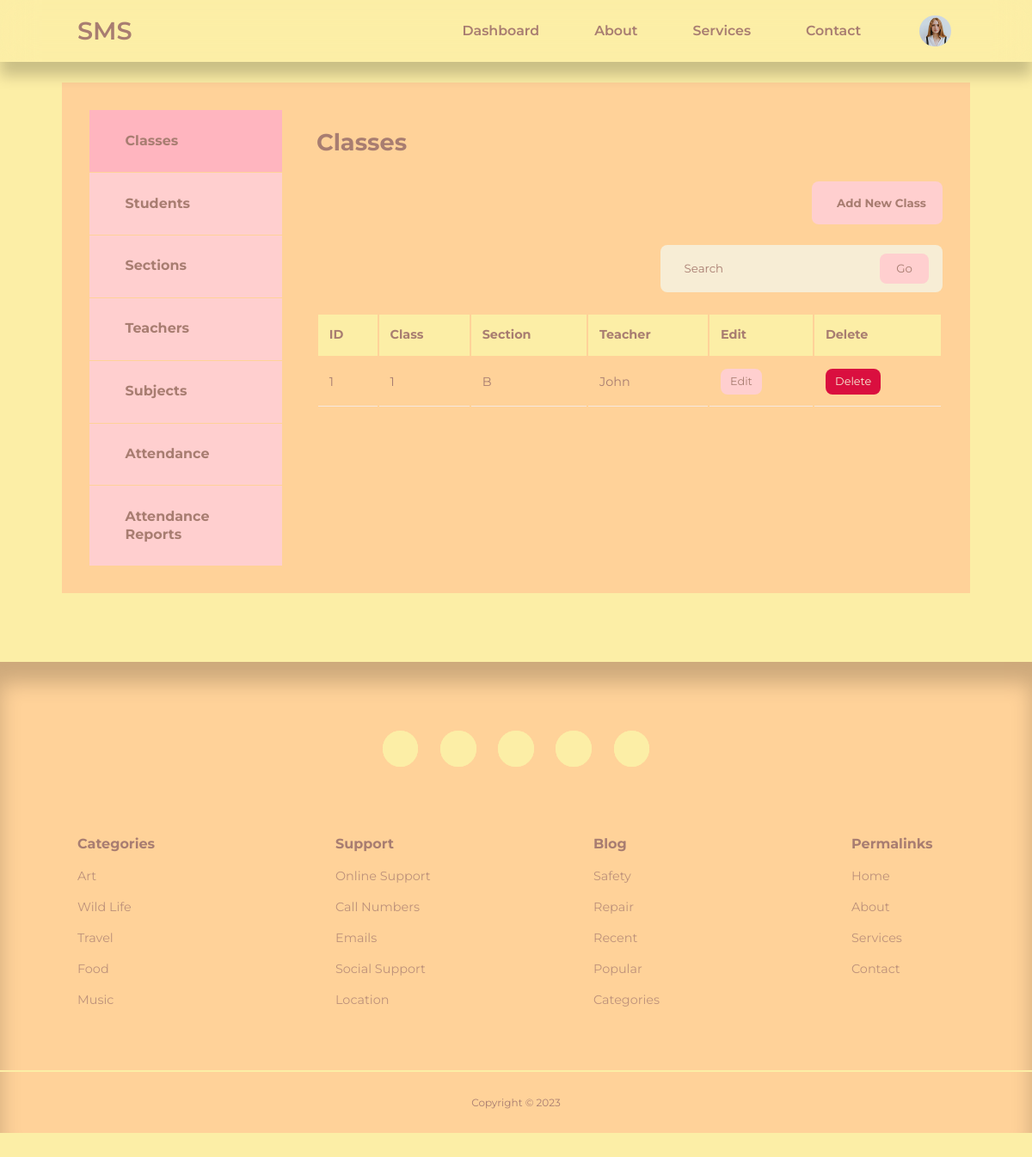
/admin/classes.php (signed in), run on the app's committed database.
### tables this page shows
CREATE TABLE `sms_user` (
  `id` int(11) UNSIGNED NOT NULL,
  `firstname` varchar(50) NOT NULL,
  `lastname` varchar(50) NOT NULL,
  `username` varchar(50) NOT NULL,
  `email` varchar(100) NOT NULL,
  `password` varchar(255) NOT NULL,
  `avatar` varchar(255) NOT NULL,
  `is_admin` tinyint(1) NOT NULL
);

CREATE TABLE `sms_classes` (
  `class_id` int(11) NOT NULL,
  `class` varchar(50) DEFAULT NULL,
  `section` varchar(50) DEFAULT NULL,
  `teacher_id` int(11) UNSIGNED DEFAULT NULL
);

CREATE TABLE `sms_teacher` (
  `teacher_id` int(11) UNSIGNED NOT NULL,
  `firstname` varchar(50) DEFAULT NULL,
  `lastname` varchar(50) NOT NULL,
  `gender` varchar(50) NOT NULL,
  `subject` varchar(255) DEFAULT NULL,
  `class` varchar(50) DEFAULT NULL,
  `section` varchar(50) DEFAULT NULL,
  `admission_date` date NOT NULL,
  `dob` date NOT NULL,
  `email` varchar(100) NOT NULL,
  `mobile` int(11) UNSIGNED NOT NULL,
  `current_address` text NOT NULL,
  `photo` varchar(255) NOT NULL
);

### admin/partials/header.php (called while the page is built, shortened)
<?php
require '../partials/header.php';

### admin/classes.php (the view, shortened to what this page needs)
<?php
include 'partials/header.php';
$query = "SELECT class_id, class, section, firstname FROM sms_classes
NATURAL JOIN sms_teacher
NATURAL JOIN sms_section
ORDER BY class_id";
$classes = mysqli_query($connection, $query);
?>
<section class="dashboard">
    <div class="container dashboard__container">
        <aside>
            <ul>
				<li><a href="classes.php" class="active"><i class="uil uil-presentation-edit"></i>
                    <h5>Classes</h5>
                </a></li>
                <li><a href="students.php"><i class="uil uil-users-alt"></i>
                    <h5>Students</h5>
                </a></li>
                <li><a href="sections.php"><i class="uil uil-building"></i>
                    <h5>Sections</h5>
                </a></li>
                <li><a href="teachers.php"><i class="uil uil-users-alt"></i>
                    <h5>Teachers</h5>
                </a></li>
                <li><a href="subjects.php"><i class="uil uil-edit"></i>
                    <h5>Subjects</h5>
                </a></li>
                <li><a href="attendance.php"><i class="uil uil-calendar-alt"></i>
                    <h5>Attendance</h5>
                </a></li>
                <?php if(isset($_SESSION['user_is_admin'])): ?>
                <li><a href="attendance-reports.php"><i class="uil uil-analytics"></i>
                    <h5>Attendance Reports</h5>
                </a></li>
                <?php endif ?>
            </ul>
        </aside>
        <main>
            <h2>Classes</h2>
            <div class="utilities-container">
                <p>
                    <?php if(isset($_SESSION['user_is_admin'])): ?>
                    <button type="submit" name="submit" class="btnLogin-popup"><i class="uil uil-presentation-plus"></i>Add New Class</button>
                    <?php endif ?>
                    <form class="search__bar-container" action="<?= ROOT_URL ?>admin/class-search-logic.php" method="GET">
                    <div class="search-bar">
                        <input type="search" name="class-search" placeholder="Search">
                    </div>
                    <button type="submit" name="submit" class="btn">Go</button>
                    </form>
                </p>
            </div>
            <?php if(mysqli_num_rows($classes) > 0) : ?>
            <table>
                <thead>
                    <tr>
                        <th>ID</th>
                        <th>Class</th>
                        <th>Section</th>
                        <th>Teacher</th>
                        <?php if(isset($_SESSION['user_is_admin'])): ?>
                        <th>Edit</th>
                        <th>Delete</th>
                        <?php endif ?>
                    </tr>
                </thead>
                <tbody>
                    <?php while($class = mysqli_fetch_assoc($classes)) : ?>
                    <tr>
                        <td><?= $class['class_id'] ?></td>
						<td><?= $class['class'] ?></td>
                        <td><?= $class['section'] ?></td>
                        <td><?= $class['firstname'] ?></td>
                        <?php if(isset($_SESSION['user_is_admin'])): ?>
                        <td><a href="<?= ROOT_URL ?>admin/edit-class.php?id=<?= $class['class_id']?>" class="btn sm">Edit</a></td>
                        <td><a href="<?= ROOT_URL ?>admin/delete-class.php?id=<?= $class['class_id']?>" class="btn sm danger">Delete</a></td>
                        <?php endif ?>
                    </tr>
                    <?php endwhile ?>
                </tbody>
            </table>
            <?php else : ?>
                <div class="alert__message error"><?= "No class found." ?></div>
            <?php endif ?>
        </main>
    </div>
</section>
<?php
include '../partials/footer.php';
?>

### partials/header.php (shortened to what this page needs)
<?php
require 'config/database.php';
if(isset($_SESSION['user-id'])) {
    $id = filter_var($_SESSION['user-id'], FILTER_SANITIZE_NUMBER_INT);
    $query = "SELECT avatar FROM sms_user WHERE id = $id";
    $result = mysqli_query($connection, $query);
    $avatar = mysqli_fetch_assoc($result);
}
?>
<!DOCTYPE html>
<html lang=""en>
    <head>
        <link rel="stylesheet" href="<?= ROOT_URL ?>/css/style.css?v=<?php echo time(); ?>">
        <link rel="stylesheet" href="https://unicons.iconscout.com/release/v4.0.0/css/line.css">
    </head>
    <body>
        <nav>
            <div class="container nav__container">
                <a href="<?= ROOT_URL ?>" class="nav__logo">SMS</a>
                <ul class="nav__items">
                    <li><a href="<?= ROOT_URL ?>admin/students.php">Dashboard</a></li>
                    <li><a href="<?= ROOT_URL ?>about.php">About</a></li>
                    <li><a href="<?= ROOT_URL ?>services.php">Services</a></li>
                    <li><a href="<?= ROOT_URL ?>contact.php">Contact</a></li>
                    <?php if(isset($_SESSION['user-id'])): ?>
                    <li class="nav__profile">
                        <div class="avatar">
                           <img src="<?= ROOT_URL . 'images/' . $avatar['avatar'] ?>">
                        </div>
                    </li>
                    <?php else : ?>
                    <li><a href="<?= ROOT_URL ?>signin.php">Sign In</a></li>
                    <?php endif ?>
                </ul>
            </div>
        </nav>

### data on the page
sms_user: avatar (picture)
sms_classes: class_id "1", class "1", section "B", teacher.firstname "John"
